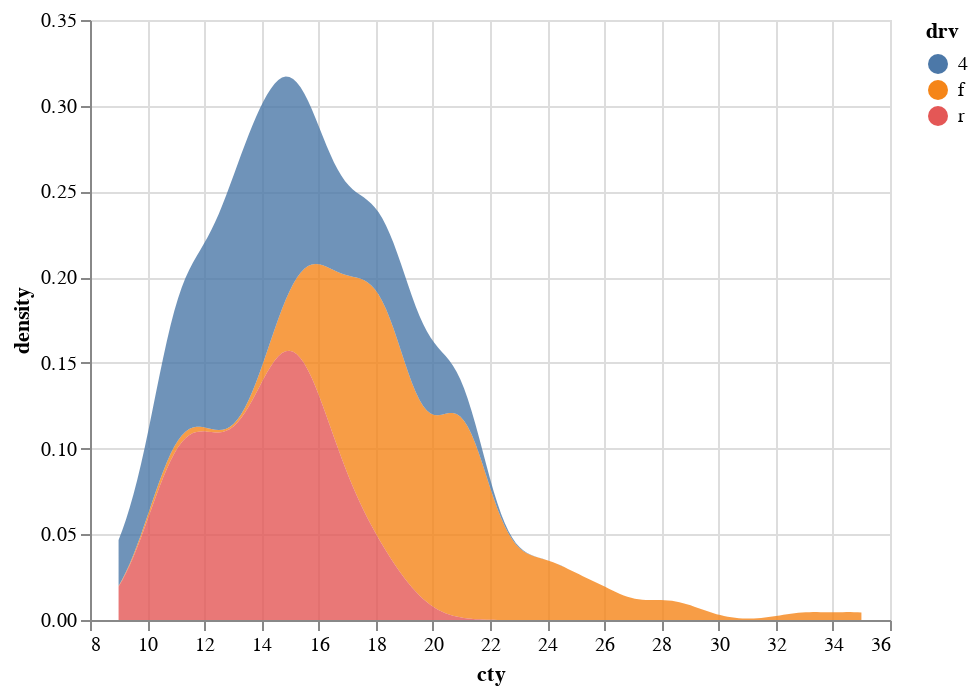

Notebook source saved alongside this figure:
### Code cell
alt.Chart(mpg).transform_density(
    density="cty", as_=["cty", "density"], groupby=["drv"]
).mark_area(fillOpacity=0.8).encode(
    x="cty:Q",
    y="density:Q",
    color="drv:N",
)

### Figure 1 — Vega-Lite specification as saved in the notebook (floating-point values rounded to 4 significant figures; data arrays with more than 128 entries replaced by an {"elided": "..."} marker saying what was removed)
{"config": {"view": {"continuousWidth": 400, "continuousHeight": 300}}, "data": {"name": "data-784d2a789a5f3a352263a16b6c4cd367"}, "mark": {"type": "area", "fillOpacity": 0.8}, "encoding": {"color": {"type": "nominal", "field": "drv"}, "x": {"type": "quantitative", "field": "cty"}, "y": {"type": "quantitative", "field": "density"}}, "transform": [{"density": "cty", "groupby": ["drv"], "as": ["cty", "density"]}], "$schema": "https://vega.github.io/schema/vega-lite/v4.8.1.json", "datasets": {"data-784d2a789a5f3a352263a16b6c4cd367": {"elided": "234 records"}}}
